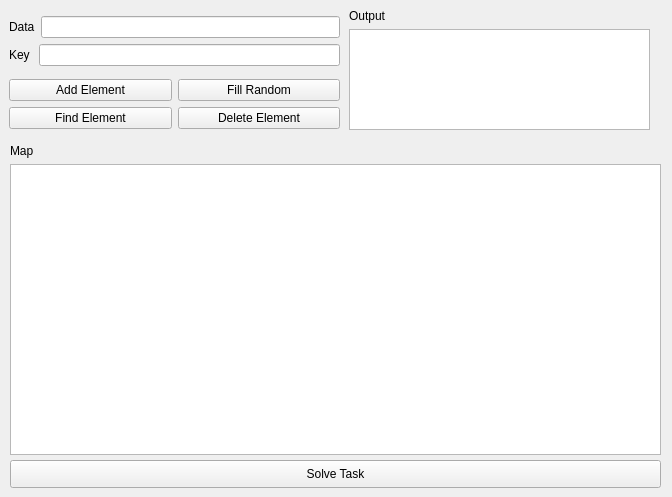
<?xml version="1.0" encoding="UTF-8"?>
<ui version="4.0">
 <class>MainWindow</class>
 <widget class="QMainWindow" name="MainWindow">
  <property name="geometry">
   <rect>
    <x>0</x>
    <y>0</y>
    <width>672</width>
    <height>497</height>
   </rect>
  </property>
  <property name="minimumSize">
   <size>
    <width>672</width>
    <height>497</height>
   </size>
  </property>
  <property name="maximumSize">
   <size>
    <width>672</width>
    <height>497</height>
   </size>
  </property>
  <property name="windowTitle">
   <string>MainWindow</string>
  </property>
  <widget class="QWidget" name="centralwidget">
   <widget class="QPushButton" name="solve_task">
    <property name="geometry">
     <rect>
      <x>10</x>
      <y>460</y>
      <width>651</width>
      <height>28</height>
     </rect>
    </property>
    <property name="text">
     <string>Solve Task</string>
    </property>
   </widget>
   <widget class="QWidget" name="">
    <property name="geometry">
     <rect>
      <x>349</x>
      <y>9</y>
      <width>301</width>
      <height>121</height>
     </rect>
    </property>
    <layout class="QVBoxLayout" name="verticalLayout_2">
     <item>
      <widget class="QLabel" name="label_3">
       <property name="text">
        <string>Output</string>
       </property>
      </widget>
     </item>
     <item>
      <widget class="QTextEdit" name="output"/>
     </item>
    </layout>
   </widget>
   <widget class="QWidget" name="">
    <property name="geometry">
     <rect>
      <x>9</x>
      <y>9</y>
      <width>331</width>
      <height>128</height>
     </rect>
    </property>
    <layout class="QGridLayout" name="gridLayout_2">
     <item row="0" column="0">
      <layout class="QVBoxLayout" name="verticalLayout">
       <item>
        <layout class="QHBoxLayout" name="horizontalLayout">
         <item>
          <widget class="QLabel" name="label">
           <property name="text">
            <string>Data</string>
           </property>
          </widget>
         </item>
         <item>
          <widget class="QLineEdit" name="data"/>
         </item>
        </layout>
       </item>
       <item>
        <layout class="QHBoxLayout" name="horizontalLayout_2">
         <item>
          <widget class="QLabel" name="label_2">
           <property name="text">
            <string>Key </string>
           </property>
          </widget>
         </item>
         <item>
          <widget class="QLineEdit" name="key"/>
         </item>
        </layout>
       </item>
      </layout>
     </item>
     <item row="1" column="0">
      <layout class="QGridLayout" name="gridLayout">
       <item row="0" column="0">
        <widget class="QPushButton" name="add_element">
         <property name="text">
          <string>Add Element</string>
         </property>
        </widget>
       </item>
       <item row="0" column="1">
        <widget class="QPushButton" name="fill_rand">
         <property name="text">
          <string>Fill Random</string>
         </property>
        </widget>
       </item>
       <item row="1" column="0">
        <widget class="QPushButton" name="find_element">
         <property name="text">
          <string>Find Element</string>
         </property>
        </widget>
       </item>
       <item row="1" column="1">
        <widget class="QPushButton" name="delete_element">
         <property name="text">
          <string>Delete Element</string>
         </property>
        </widget>
       </item>
      </layout>
     </item>
    </layout>
   </widget>
   <widget class="QWidget" name="">
    <property name="geometry">
     <rect>
      <x>10</x>
      <y>144</y>
      <width>651</width>
      <height>311</height>
     </rect>
    </property>
    <layout class="QVBoxLayout" name="verticalLayout_3">
     <item>
      <widget class="QLabel" name="label_4">
       <property name="text">
        <string>Map</string>
       </property>
      </widget>
     </item>
     <item>
      <widget class="QTextEdit" name="hashmap_widget"/>
     </item>
    </layout>
   </widget>
  </widget>
 </widget>
 <resources/>
 <connections/>
</ui>
